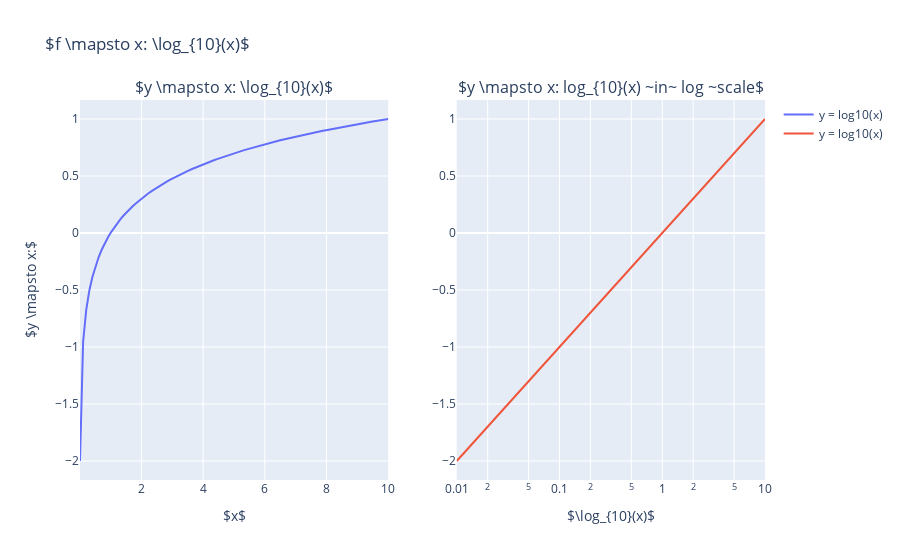

Source (notebook cell):
### Markdown cell above
## 1.1 $y = \log(x)$ Plot

### Code cell
x = np.linspace(0.01, 10, 100)
y1 = np.log10(x)
y2 = np.log10(x)

fig = make_subplots(rows=1, cols=2, subplot_titles=('$y \mapsto x: \log_{10}(x)$', '$y \mapsto x: log_{10}(x) ~in~ log ~scale$'))

trace1 = go.Scatter(x=x, y=y1, mode='lines', name='y = log10(x)')
trace2 = go.Scatter(x=x, y=y2, mode='lines', name='y = log10(x)')

fig.add_trace(trace1, row=1, col=1)
fig.add_trace(trace2, row=1, col=2)

fig.update_layout(
    title='$f \mapsto x: \log_{10}(x)$',
    yaxis=dict(title='$y \mapsto x:$'),
)

fig.update_xaxes(title='$x$', row=1, col=1)
fig.update_xaxes(type='log', title='$\log_{10}(x)$', row=1, col=2)

fig.show()
